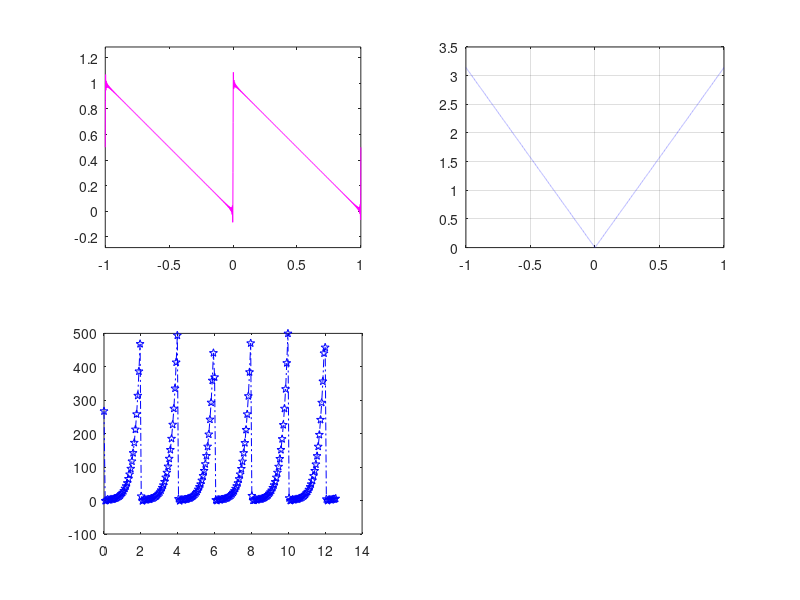

MATLAB code to generate this figure:
%working with subplots
tau=linspace(-1,1,2000);
n=1:200;
g1=subplot(2,2,1)
ft=1/2.+1/pi.*ones(1,200)*((1./(n'*ones(1,2000))).*sin(2*pi*n'*tau));
plot(g1,tau,ft,'m-')
axis equal
g2=subplot(2,2,2)
f1t=pi/2.-4/pi.*ones(1,200)*((1./(((2.*n-1).^2)'*ones(1,2000))).*cos((2.*n-1)'*pi'*tau));
plot(g2,tau,f1t,'b:')
grid on
%gire
g3=subplot(2,2,3)
tau=linspace(0,4*pi,200);
fft=(exp(2*pi)-1)/pi*(1/2+ones(1,200)*((1./((1+n.^2)'*ones(1,200))).*(cos(n'*tau*pi)-(n'*ones(1,200)).*sin(n'*pi*tau))));
plot(g3,tau,fft,'bp-.');
grid off

